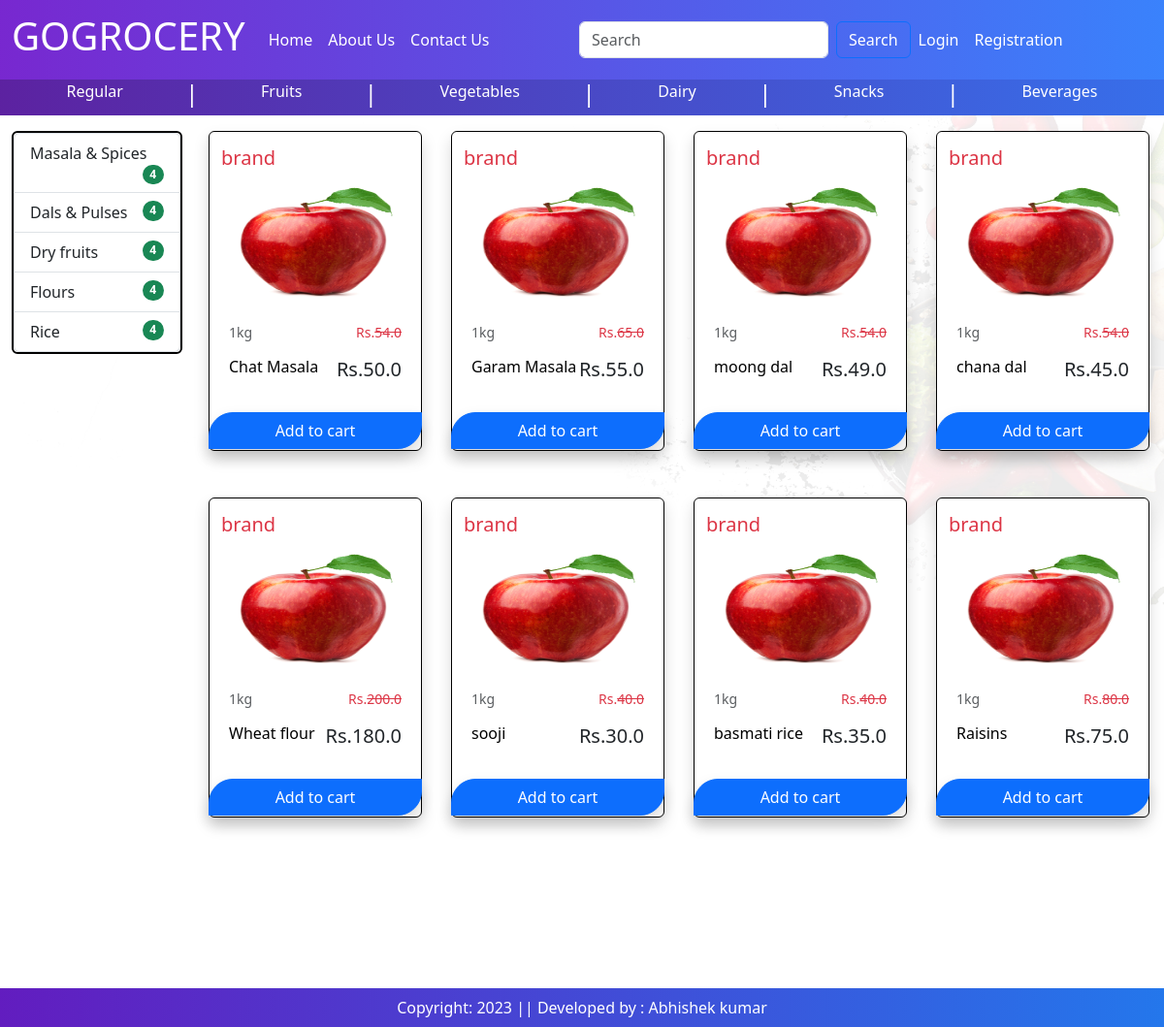
Page /category/1 on the committed database.
### baseapp/models.py (models this page shows, shortened)
class SubCategory(models.Model):
    category = models.ForeignKey(Category,on_delete=models.CASCADE)
    name = models.CharField(max_length=100,blank=True)

class Product(models.Model):
    title = models.CharField(max_length=100)
    sub_category = models.ForeignKey(SubCategory,on_delete=models.CASCADE,null=True,blank=True)
    main_category = models.ForeignKey(Category,on_delete=models.CASCADE,null=True,blank=True,default='')
    selling_price = models.FloatField(blank=True)
    discounted_price = models.FloatField(blank=True)
    description = models.TextField(blank=True)
    pack_size = models.TextField(blank=True)
    brands = models.TextField(choices=BRANDS, max_length=100,blank=True)
    product_image = models.ImageField(upload_to='product',blank=True)

### baseapp/views.py (the view)
# urls.py: path("category/<int:val>",views.CategoryView.as_view(),name="category"),
class CategoryView(View):
    def get(self,request,val):
        totalitem = 0
        wishitem = 0
        if request.user.is_authenticated:
            totalitem = len(Cart.objects.filter(user=request.user))
            wishitem = len(Wishlist.objects.filter(user=request.user))
        category = Category.objects.all()
        subcategory = SubCategory.objects.filter(category_id= val)
        product = Product.objects.filter(main_category=val)
        return render(request, "baseapp/category.html",locals())

### baseapp/templates/baseapp/category.html (shortened to what this page needs)
{% extends 'baseapp/base.html' %}
{% load static %}
{% block main-content %}
    <div class="container-fluid">
        <div class="row">
            {% if subcategory %}
                <div class="col-sm-2 col-md-2 col-lg-2">
                    <div class="list-group d-flex justify-content-between" style="border:2px solid black;">
                        {% for i in subcategory %}
                            <a href="{% url 'subcategory' val1=i.category_id val2=i.id %}" class="list-group-item list-group-item-action" aria-current="true">
                                {{i.name}}<span class="badge bg-success rounded-pill" style="float:right;">4</span>
                            </a>
                        {% endfor %}
                    </div>
                </div>
                <div class="col-sm-10 col-md-10 col-lg-10">
                    <div class="row">
                        {% for prod in product %}
                        <div class="col-12 col-sm-6 col-md-4 col-lg-3 ">
                            <div class="row d-flex justify-content-center">
                                <div class="card p-1 shadow " style="width: 220px; height: 330px; border:1px solid black;">
                                <a href="{% url 'product-detail' prod.id %}" style="text-decoration:none; color:black;" >
                                    <div class="d-flex justify-content-between p-2">
                                        <p class="text-danger lead mb-0">brand</p>
                                    </div>
                                    <img src="{% static 'app/images/product/apple.jpg' %}" class="card-img-top " alt="Laptop" height="130px" width="100px"/>
                                </a>
                                    <div class="card-body">
                                <a href="{% url 'product-detail' prod.id %}" style="text-decoration:none; color:black;" >
                                        <div class="d-flex justify-content-between">
                                        <p class="small text-muted ">1kg</p>
                                        <p class="small text-danger ">Rs.<s class=" text-danger text-decoration-line-through">{{prod.selling_price}}</s></p>
                                        </div>
                                        <div class="d-flex justify-content-between mb-3">
                                        <h6 class="mb-0">{{prod.title}}</h6>
                                        <h5 class="text-dark mb-0">Rs.{{prod.discounted_price}}</h5>
                                        </div>
                                </a>
                                    </div>
                                    <div class="d-flex justify-content-center ">
                                        <form action="/add-to-cart" class="d-inline">
                                            <button type="submit" class=" btn btn-primary shadow " style="width:220px; border-radius:25px 0px 25px 0px;">Add to cart</button>
                                        </form>
                                    </div>
                                </div>
                            </div>
                            <br><br>
                        </div>
                        {% endfor %}
                    </div>
                </div>
            {% endif %}
        </div>
    </div>
{% endblock main-content %}

### baseapp/templates/baseapp/base.html (style rules this page uses)
.card { transition: transform 0.3s ease; }
#bg { background-size: 1400px 650px; background-repeat: no-repeat; background-position: top; background-attachment: fixed; }

### rows in the picture
SubCategory: name "Masala & Spices"
SubCategory: name "Dals & Pulses"
SubCategory: name "Dry fruits"
SubCategory: name "Flours"
SubCategory: name "Rice"
Product: selling_price "54.0", title "Chat Masala", discounted_price "50.0"
Product: selling_price "65.0", title "Garam Masala", discounted_price "55.0"
Product: selling_price "54.0", title "moong dal", discounted_price "49.0"
Product: selling_price "54.0", title "chana dal", discounted_price "45.0"
Product: selling_price "200.0", title "Wheat flour", discounted_price "180.0"
Product: selling_price "40.0", title "sooji", discounted_price "30.0"
Product: selling_price "40.0", title "basmati rice", discounted_price "35.0"
Product: selling_price "80.0", title "Raisins", discounted_price "75.0"
